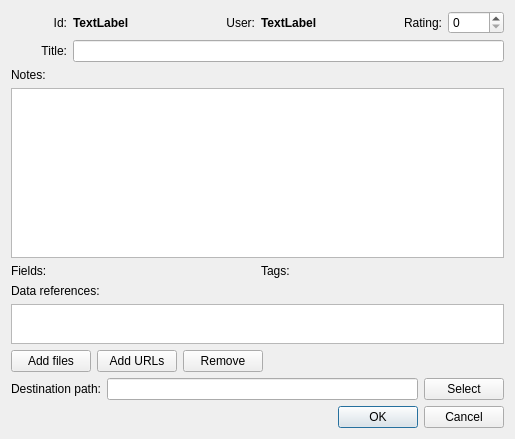
<ui version="4.0" >
 <class>ItemDialog</class>
 <widget class="QDialog" name="ItemDialog" >
  <property name="geometry" >
   <rect>
    <x>0</x>
    <y>0</y>
    <width>515</width>
    <height>439</height>
   </rect>
  </property>
  <property name="sizePolicy" >
   <sizepolicy vsizetype="Preferred" hsizetype="Preferred" >
    <horstretch>0</horstretch>
    <verstretch>0</verstretch>
   </sizepolicy>
  </property>
  <property name="windowTitle" >
   <string>Repository item</string>
  </property>
  <property name="locale" >
   <locale country="UnitedStates" language="English" />
  </property>
  <layout class="QVBoxLayout" name="verticalLayout_2" >
   <item>
    <layout class="QGridLayout" name="gridLayout" >
     <item row="3" column="0" >
      <widget class="QLabel" name="label_2" >
       <property name="text" >
        <string>Title:</string>
       </property>
       <property name="alignment" >
        <set>Qt::AlignRight|Qt::AlignTrailing|Qt::AlignVCenter</set>
       </property>
      </widget>
     </item>
     <item row="0" column="0" >
      <widget class="QLabel" name="label" >
       <property name="text" >
        <string>Id:</string>
       </property>
       <property name="alignment" >
        <set>Qt::AlignRight|Qt::AlignTrailing|Qt::AlignVCenter</set>
       </property>
      </widget>
     </item>
     <item row="0" column="1" >
      <widget class="QLabel" name="lineEdit_id" >
       <property name="font" >
        <font>
         <weight>75</weight>
         <bold>true</bold>
        </font>
       </property>
       <property name="text" >
        <string>TextLabel</string>
       </property>
      </widget>
     </item>
     <item row="3" column="1" colspan="7" >
      <widget class="QLineEdit" name="lineEdit_title" />
     </item>
     <item row="0" column="3" >
      <widget class="QLabel" name="label_5" >
       <property name="text" >
        <string>User:</string>
       </property>
       <property name="alignment" >
        <set>Qt::AlignRight|Qt::AlignTrailing|Qt::AlignVCenter</set>
       </property>
      </widget>
     </item>
     <item row="0" column="4" >
      <widget class="QLabel" name="lineEdit_user_login" >
       <property name="font" >
        <font>
         <weight>75</weight>
         <bold>true</bold>
        </font>
       </property>
       <property name="text" >
        <string>TextLabel</string>
       </property>
      </widget>
     </item>
     <item row="0" column="6" >
      <widget class="QLabel" name="label_9" >
       <property name="text" >
        <string>Rating:</string>
       </property>
       <property name="alignment" >
        <set>Qt::AlignRight|Qt::AlignTrailing|Qt::AlignVCenter</set>
       </property>
      </widget>
     </item>
     <item row="0" column="7" >
      <widget class="QSpinBox" name="spinBox_rating" >
       <property name="maximum" >
        <number>5</number>
       </property>
      </widget>
     </item>
    </layout>
   </item>
   <item>
    <layout class="QVBoxLayout" name="verticalLayout_4" >
     <item>
      <widget class="QLabel" name="label_3" >
       <property name="text" >
        <string>Notes:</string>
       </property>
      </widget>
     </item>
     <item>
      <widget class="QPlainTextEdit" name="plainTextEdit_notes" >
       <property name="minimumSize" >
        <size>
         <width>0</width>
         <height>46</height>
        </size>
       </property>
      </widget>
     </item>
    </layout>
   </item>
   <item>
    <layout class="QHBoxLayout" name="horizontalLayout_4" >
     <item>
      <layout class="QVBoxLayout" name="verticalLayout_text_edit_fields" >
       <item>
        <widget class="QLabel" name="label_7" >
         <property name="text" >
          <string>Fields:</string>
         </property>
        </widget>
       </item>
      </layout>
     </item>
     <item>
      <layout class="QVBoxLayout" name="verticalLayout_text_edit_tags" >
       <item>
        <widget class="QLabel" name="label_6" >
         <property name="text" >
          <string>Tags:</string>
         </property>
        </widget>
       </item>
      </layout>
     </item>
    </layout>
   </item>
   <item>
    <layout class="QVBoxLayout" name="verticalLayout" >
     <item>
      <widget class="QLabel" name="label_4" >
       <property name="text" >
        <string>Data references:</string>
       </property>
      </widget>
     </item>
     <item>
      <widget class="QListWidget" name="listWidget_data_refs" >
       <property name="sizePolicy" >
        <sizepolicy vsizetype="Expanding" hsizetype="Expanding" >
         <horstretch>0</horstretch>
         <verstretch>0</verstretch>
        </sizepolicy>
       </property>
       <property name="maximumSize" >
        <size>
         <width>16777215</width>
         <height>40</height>
        </size>
       </property>
       <property name="selectionMode" >
        <enum>QAbstractItemView::ExtendedSelection</enum>
       </property>
      </widget>
     </item>
     <item>
      <layout class="QHBoxLayout" name="horizontalLayout" >
       <item>
        <widget class="QPushButton" name="pushButton_add_files" >
         <property name="text" >
          <string>Add files</string>
         </property>
        </widget>
       </item>
       <item>
        <widget class="QPushButton" name="pushButton_add_URL" >
         <property name="text" >
          <string>Add URLs</string>
         </property>
        </widget>
       </item>
       <item>
        <widget class="QPushButton" name="pushButton_remove" >
         <property name="text" >
          <string>Remove</string>
         </property>
        </widget>
       </item>
       <item>
        <spacer name="horizontalSpacer" >
         <property name="orientation" >
          <enum>Qt::Horizontal</enum>
         </property>
         <property name="sizeHint" stdset="0" >
          <size>
           <width>40</width>
           <height>20</height>
          </size>
         </property>
        </spacer>
       </item>
      </layout>
     </item>
    </layout>
   </item>
   <item>
    <layout class="QHBoxLayout" name="horizontalLayout_5" >
     <item>
      <widget class="QLabel" name="label_8" >
       <property name="text" >
        <string>Destination path:</string>
       </property>
       <property name="alignment" >
        <set>Qt::AlignRight|Qt::AlignTrailing|Qt::AlignVCenter</set>
       </property>
      </widget>
     </item>
     <item>
      <widget class="QLineEdit" name="lineEdit_dst_path" >
       <property name="toolTip" >
        <string>Path where to put the file in the repository.</string>
       </property>
       <property name="readOnly" >
        <bool>true</bool>
       </property>
      </widget>
     </item>
     <item>
      <widget class="QPushButton" name="pushButton_select_dst_path" >
       <property name="text" >
        <string>Select</string>
       </property>
      </widget>
     </item>
    </layout>
   </item>
   <item>
    <widget class="QDialogButtonBox" name="buttonBox" >
     <property name="orientation" >
      <enum>Qt::Horizontal</enum>
     </property>
     <property name="standardButtons" >
      <set>QDialogButtonBox::Cancel|QDialogButtonBox::Ok</set>
     </property>
    </widget>
   </item>
  </layout>
  <zorder>buttonBox</zorder>
  <zorder></zorder>
  <zorder></zorder>
  <zorder></zorder>
 </widget>
 <resources/>
 <connections/>
</ui>
